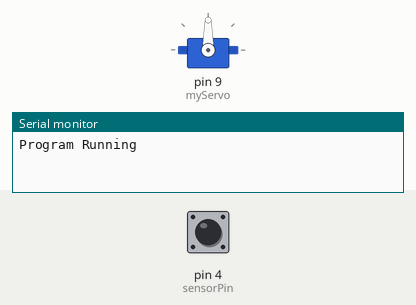
A sketch run on a simulated Arduino Uno, built with avr-gcc and run on an emulated ATmega328P. On the bench: servo, the last lines printed to the serial monitor. Inputs (shaded band) come from the test bench; at power-on: pin 4 (sensorPin) LOW.

Above: at 0.05 s.
At 1.2 s:
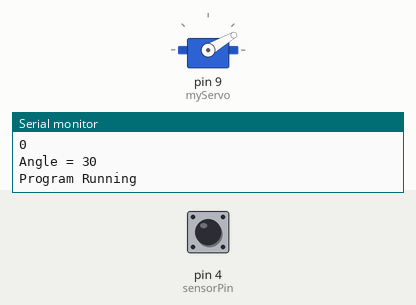
1.3 s: pin 4 (sensorPin) pulsed HIGH 2 times (0.12 s each, 0.3 s apart)
At 1.47 s:
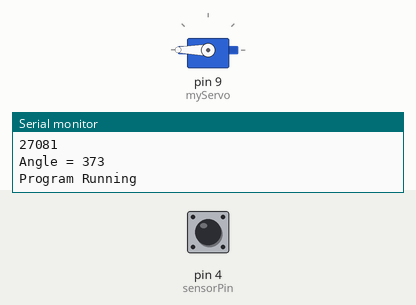
Timing chart, 0 to 4.3 s (numbered marks = the images above; inputs shaded):
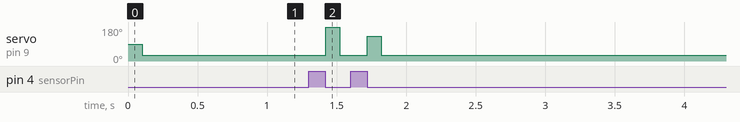

Measured:
- after the input at 1.3 s, servo on pin 9 (myServo): 30° → 180° after 0.12 s, → 30° 0.10 s later, → 132° 0.20 s later, → 30° 0.10 s later

The sketch:

Exercise_g_.ino
```cpp
// ControlServoWithPot.ino
// Read potentiometer in RC-time circuit using RCTIME command.
// 4105054025、鄭琮寶

#include <Servo.h>

Servo myServo;
int sensorPin = 4;
int timeCounter;
unsigned int Time, Time1;
unsigned int Angle = 0;

void setup() {
  Serial.begin(9600);
  myServo.attach(9);

}

void loop() {
  Serial.println("Program Running");
  Time = RCtime(sensorPin);
  Serial.println(timeCounter, DEC);
  if(max(Time, Time1) - min(Time, Time1) < 6){
    Time = Time1;
  }
  Time1 = Time;
  Time = Time * 120 / 112; // 0.1uF RC-time 最大為112s
  Angle = Time + 30;
  Serial.print("Angle = ");
  Serial.println(Angle, DEC);
  myServo.write(Angle);

}

unsigned int RCtime(byte sensPin){ // 與前支程式相同，計算RCtime
  timeCounter = 0;
  pinMode(sensPin, OUTPUT);
  digitalWrite(sensPin, HIGH);
  delay(100); // 充電時間100ms
  pinMode(sensPin, INPUT);
  digitalWrite(sensPin, LOW);
  while (digitalRead(sensPin)){
    timeCounter++;
  }
  return timeCounter;

}
```
